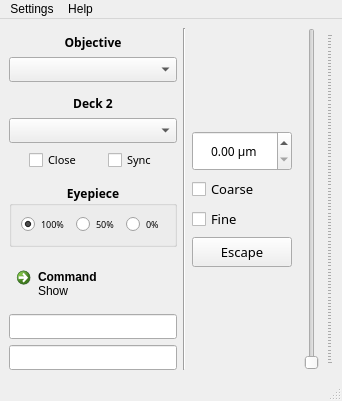
<?xml version="1.0" encoding="UTF-8"?>
<ui version="4.0">
 <class>MainWindow</class>
 <widget class="QMainWindow" name="MainWindow">
  <property name="geometry">
   <rect>
    <x>0</x>
    <y>0</y>
    <width>342</width>
    <height>401</height>
   </rect>
  </property>
  <property name="windowTitle">
   <string>MainWindow</string>
  </property>
  <widget class="QWidget" name="centralwidget">
   <layout class="QHBoxLayout" name="horizontalLayout_2">
    <item>
     <layout class="QVBoxLayout" name="verticalLayout_4">
      <item>
       <spacer name="verticalSpacer">
        <property name="orientation">
         <enum>Qt::Vertical</enum>
        </property>
        <property name="sizeHint" stdset="0">
         <size>
          <width>20</width>
          <height>40</height>
         </size>
        </property>
       </spacer>
      </item>
      <item>
       <widget class="QLabel" name="objLabel">
        <property name="font">
         <font>
          <family>微软雅黑</family>
          <pointsize>9</pointsize>
          <weight>75</weight>
          <bold>true</bold>
         </font>
        </property>
        <property name="text">
         <string>Objective</string>
        </property>
        <property name="alignment">
         <set>Qt::AlignCenter</set>
        </property>
       </widget>
      </item>
      <item>
       <widget class="QComboBox" name="objSelection">
        <property name="sizePolicy">
         <sizepolicy hsizetype="MinimumExpanding" vsizetype="Fixed">
          <horstretch>0</horstretch>
          <verstretch>0</verstretch>
         </sizepolicy>
        </property>
        <property name="minimumSize">
         <size>
          <width>130</width>
          <height>0</height>
         </size>
        </property>
        <property name="font">
         <font>
          <family>微软雅黑</family>
         </font>
        </property>
       </widget>
      </item>
      <item>
       <spacer name="verticalSpacer_3">
        <property name="orientation">
         <enum>Qt::Vertical</enum>
        </property>
        <property name="sizeHint" stdset="0">
         <size>
          <width>20</width>
          <height>40</height>
         </size>
        </property>
       </spacer>
      </item>
      <item>
       <widget class="QLabel" name="deckLabel">
        <property name="font">
         <font>
          <family>微软雅黑</family>
          <pointsize>9</pointsize>
          <weight>75</weight>
          <bold>true</bold>
         </font>
        </property>
        <property name="text">
         <string>Deck 2</string>
        </property>
        <property name="alignment">
         <set>Qt::AlignCenter</set>
        </property>
       </widget>
      </item>
      <item>
       <layout class="QVBoxLayout" name="verticalLayout_3">
        <item>
         <widget class="QComboBox" name="deckSelection">
          <property name="sizePolicy">
           <sizepolicy hsizetype="MinimumExpanding" vsizetype="Fixed">
            <horstretch>0</horstretch>
            <verstretch>0</verstretch>
           </sizepolicy>
          </property>
          <property name="minimumSize">
           <size>
            <width>130</width>
            <height>0</height>
           </size>
          </property>
          <property name="font">
           <font>
            <family>微软雅黑</family>
           </font>
          </property>
         </widget>
        </item>
        <item>
         <layout class="QHBoxLayout" name="horizontalLayout">
          <item>
           <spacer name="horizontalSpacer_4">
            <property name="orientation">
             <enum>Qt::Horizontal</enum>
            </property>
            <property name="sizeType">
             <enum>QSizePolicy::MinimumExpanding</enum>
            </property>
            <property name="sizeHint" stdset="0">
             <size>
              <width>0</width>
              <height>20</height>
             </size>
            </property>
           </spacer>
          </item>
          <item>
           <widget class="QCheckBox" name="shutterBox">
            <property name="font">
             <font>
              <family>微软雅黑</family>
              <pointsize>8</pointsize>
             </font>
            </property>
            <property name="text">
             <string>Close</string>
            </property>
           </widget>
          </item>
          <item>
           <spacer name="horizontalSpacer">
            <property name="orientation">
             <enum>Qt::Horizontal</enum>
            </property>
            <property name="sizeType">
             <enum>QSizePolicy::MinimumExpanding</enum>
            </property>
            <property name="sizeHint" stdset="0">
             <size>
              <width>0</width>
              <height>20</height>
             </size>
            </property>
           </spacer>
          </item>
          <item>
           <widget class="QCheckBox" name="syncBox">
            <property name="font">
             <font>
              <family>微软雅黑</family>
              <pointsize>8</pointsize>
             </font>
            </property>
            <property name="text">
             <string>Sync</string>
            </property>
           </widget>
          </item>
          <item>
           <spacer name="horizontalSpacer_5">
            <property name="orientation">
             <enum>Qt::Horizontal</enum>
            </property>
            <property name="sizeType">
             <enum>QSizePolicy::MinimumExpanding</enum>
            </property>
            <property name="sizeHint" stdset="0">
             <size>
              <width>0</width>
              <height>20</height>
             </size>
            </property>
           </spacer>
          </item>
         </layout>
        </item>
       </layout>
      </item>
      <item>
       <spacer name="verticalSpacer_2">
        <property name="orientation">
         <enum>Qt::Vertical</enum>
        </property>
        <property name="sizeHint" stdset="0">
         <size>
          <width>20</width>
          <height>40</height>
         </size>
        </property>
       </spacer>
      </item>
      <item>
       <widget class="QGroupBox" name="eyeBox">
        <property name="enabled">
         <bool>true</bool>
        </property>
        <property name="sizePolicy">
         <sizepolicy hsizetype="MinimumExpanding" vsizetype="MinimumExpanding">
          <horstretch>0</horstretch>
          <verstretch>0</verstretch>
         </sizepolicy>
        </property>
        <property name="minimumSize">
         <size>
          <width>150</width>
          <height>0</height>
         </size>
        </property>
        <property name="font">
         <font>
          <family>微软雅黑</family>
          <pointsize>9</pointsize>
          <weight>75</weight>
          <bold>true</bold>
         </font>
        </property>
        <property name="title">
         <string>Eyepiece</string>
        </property>
        <property name="alignment">
         <set>Qt::AlignCenter</set>
        </property>
        <layout class="QHBoxLayout" name="horizontalLayout_3">
         <item>
          <spacer name="horizontalSpacer_2">
           <property name="orientation">
            <enum>Qt::Horizontal</enum>
           </property>
           <property name="sizeType">
            <enum>QSizePolicy::MinimumExpanding</enum>
           </property>
           <property name="sizeHint" stdset="0">
            <size>
             <width>0</width>
             <height>20</height>
            </size>
           </property>
          </spacer>
         </item>
         <item>
          <widget class="QRadioButton" name="eye100">
           <property name="minimumSize">
            <size>
             <width>45</width>
             <height>0</height>
            </size>
           </property>
           <property name="font">
            <font>
             <family>微软雅黑</family>
             <pointsize>7</pointsize>
             <weight>50</weight>
             <bold>false</bold>
            </font>
           </property>
           <property name="text">
            <string>100%</string>
           </property>
           <property name="iconSize">
            <size>
             <width>0</width>
             <height>0</height>
            </size>
           </property>
           <property name="checked">
            <bool>true</bool>
           </property>
          </widget>
         </item>
         <item>
          <widget class="QRadioButton" name="eye50">
           <property name="font">
            <font>
             <family>微软雅黑</family>
             <pointsize>7</pointsize>
             <weight>50</weight>
             <bold>false</bold>
            </font>
           </property>
           <property name="text">
            <string>50%</string>
           </property>
          </widget>
         </item>
         <item>
          <widget class="QRadioButton" name="eye0">
           <property name="font">
            <font>
             <family>微软雅黑</family>
             <pointsize>7</pointsize>
             <weight>50</weight>
             <bold>false</bold>
            </font>
           </property>
           <property name="text">
            <string>0%</string>
           </property>
          </widget>
         </item>
         <item>
          <spacer name="horizontalSpacer_3">
           <property name="orientation">
            <enum>Qt::Horizontal</enum>
           </property>
           <property name="sizeType">
            <enum>QSizePolicy::MinimumExpanding</enum>
           </property>
           <property name="sizeHint" stdset="0">
            <size>
             <width>0</width>
             <height>20</height>
            </size>
           </property>
          </spacer>
         </item>
        </layout>
       </widget>
      </item>
      <item>
       <spacer name="verticalSpacer_13">
        <property name="orientation">
         <enum>Qt::Vertical</enum>
        </property>
        <property name="sizeHint" stdset="0">
         <size>
          <width>20</width>
          <height>40</height>
         </size>
        </property>
       </spacer>
      </item>
      <item>
       <layout class="QVBoxLayout" name="verticalLayout">
        <item>
         <widget class="QCommandLinkButton" name="cmdBtn">
          <property name="sizePolicy">
           <sizepolicy hsizetype="Expanding" vsizetype="Preferred">
            <horstretch>0</horstretch>
            <verstretch>0</verstretch>
           </sizepolicy>
          </property>
          <property name="minimumSize">
           <size>
            <width>0</width>
            <height>45</height>
           </size>
          </property>
          <property name="text">
           <string>Command</string>
          </property>
          <property name="description">
           <string>Show</string>
          </property>
         </widget>
        </item>
        <item>
         <widget class="QLineEdit" name="lineCmd">
          <property name="font">
           <font>
            <family>微软雅黑</family>
           </font>
          </property>
          <property name="whatsThis">
           <string>&lt;html&gt;&lt;head/&gt;&lt;body&gt;&lt;p&gt;Input command here.&lt;/p&gt;&lt;/body&gt;&lt;/html&gt;</string>
          </property>
         </widget>
        </item>
        <item>
         <widget class="QLineEdit" name="lineRsp">
          <property name="font">
           <font>
            <family>微软雅黑</family>
           </font>
          </property>
          <property name="whatsThis">
           <string>&lt;html&gt;&lt;head/&gt;&lt;body&gt;&lt;p&gt;Response&lt;/p&gt;&lt;/body&gt;&lt;/html&gt;</string>
          </property>
          <property name="readOnly">
           <bool>true</bool>
          </property>
         </widget>
        </item>
       </layout>
      </item>
     </layout>
    </item>
    <item>
     <widget class="Line" name="line">
      <property name="orientation">
       <enum>Qt::Vertical</enum>
      </property>
     </widget>
    </item>
    <item>
     <layout class="QHBoxLayout" name="horizontalLayout_6">
      <item>
       <layout class="QVBoxLayout" name="verticalLayout_2">
        <item>
         <spacer name="verticalSpacer_12">
          <property name="orientation">
           <enum>Qt::Vertical</enum>
          </property>
          <property name="sizeHint" stdset="0">
           <size>
            <width>20</width>
            <height>40</height>
           </size>
          </property>
         </spacer>
        </item>
        <item>
         <widget class="QDoubleSpinBox" name="zValue">
          <property name="sizePolicy">
           <sizepolicy hsizetype="MinimumExpanding" vsizetype="Fixed">
            <horstretch>0</horstretch>
            <verstretch>0</verstretch>
           </sizepolicy>
          </property>
          <property name="minimumSize">
           <size>
            <width>100</width>
            <height>40</height>
           </size>
          </property>
          <property name="font">
           <font>
            <family>微软雅黑</family>
            <pointsize>9</pointsize>
            <weight>50</weight>
            <bold>false</bold>
           </font>
          </property>
          <property name="alignment">
           <set>Qt::AlignCenter</set>
          </property>
          <property name="buttonSymbols">
           <enum>QAbstractSpinBox::UpDownArrows</enum>
          </property>
          <property name="keyboardTracking">
           <bool>false</bool>
          </property>
          <property name="suffix">
           <string> μm</string>
          </property>
          <property name="maximum">
           <double>10500.000000000000000</double>
          </property>
          <property name="singleStep">
           <double>0.100000000000000</double>
          </property>
          <property name="stepType">
           <enum>QAbstractSpinBox::DefaultStepType</enum>
          </property>
          <property name="value">
           <double>0.000000000000000</double>
          </property>
         </widget>
        </item>
        <item>
         <widget class="QCheckBox" name="coarseBox">
          <property name="sizePolicy">
           <sizepolicy hsizetype="MinimumExpanding" vsizetype="Fixed">
            <horstretch>0</horstretch>
            <verstretch>0</verstretch>
           </sizepolicy>
          </property>
          <property name="font">
           <font>
            <family>微软雅黑</family>
            <pointsize>10</pointsize>
            <italic>false</italic>
           </font>
          </property>
          <property name="text">
           <string>Coarse</string>
          </property>
         </widget>
        </item>
        <item>
         <widget class="QCheckBox" name="fineBox">
          <property name="sizePolicy">
           <sizepolicy hsizetype="MinimumExpanding" vsizetype="Fixed">
            <horstretch>0</horstretch>
            <verstretch>0</verstretch>
           </sizepolicy>
          </property>
          <property name="font">
           <font>
            <family>微软雅黑</family>
            <pointsize>10</pointsize>
           </font>
          </property>
          <property name="text">
           <string>Fine</string>
          </property>
         </widget>
        </item>
        <item>
         <widget class="QPushButton" name="escapeBtn">
          <property name="sizePolicy">
           <sizepolicy hsizetype="MinimumExpanding" vsizetype="Fixed">
            <horstretch>0</horstretch>
            <verstretch>0</verstretch>
           </sizepolicy>
          </property>
          <property name="minimumSize">
           <size>
            <width>0</width>
            <height>30</height>
           </size>
          </property>
          <property name="font">
           <font>
            <family>微软雅黑</family>
            <pointsize>10</pointsize>
            <weight>50</weight>
            <bold>false</bold>
           </font>
          </property>
          <property name="text">
           <string>Escape</string>
          </property>
          <property name="checkable">
           <bool>true</bool>
          </property>
         </widget>
        </item>
        <item>
         <spacer name="verticalSpacer_7">
          <property name="orientation">
           <enum>Qt::Vertical</enum>
          </property>
          <property name="sizeHint" stdset="0">
           <size>
            <width>20</width>
            <height>40</height>
           </size>
          </property>
         </spacer>
        </item>
       </layout>
      </item>
      <item>
       <widget class="QSlider" name="zSlider">
        <property name="sizePolicy">
         <sizepolicy hsizetype="Expanding" vsizetype="Expanding">
          <horstretch>0</horstretch>
          <verstretch>0</verstretch>
         </sizepolicy>
        </property>
        <property name="minimumSize">
         <size>
          <width>20</width>
          <height>0</height>
         </size>
        </property>
        <property name="maximumSize">
         <size>
          <width>40</width>
          <height>16777215</height>
         </size>
        </property>
        <property name="font">
         <font>
          <family>微软雅黑</family>
          <pointsize>11</pointsize>
          <weight>75</weight>
          <bold>true</bold>
         </font>
        </property>
        <property name="autoFillBackground">
         <bool>true</bool>
        </property>
        <property name="styleSheet">
         <string notr="true"/>
        </property>
        <property name="maximum">
         <number>10500</number>
        </property>
        <property name="value">
         <number>0</number>
        </property>
        <property name="sliderPosition">
         <number>0</number>
        </property>
        <property name="orientation">
         <enum>Qt::Vertical</enum>
        </property>
        <property name="invertedAppearance">
         <bool>false</bool>
        </property>
        <property name="invertedControls">
         <bool>false</bool>
        </property>
        <property name="tickPosition">
         <enum>QSlider::TicksBelow</enum>
        </property>
        <property name="tickInterval">
         <number>100</number>
        </property>
       </widget>
      </item>
     </layout>
    </item>
   </layout>
  </widget>
  <widget class="QStatusBar" name="statusbar"/>
  <widget class="QMenuBar" name="menuBar">
   <property name="geometry">
    <rect>
     <x>0</x>
     <y>0</y>
     <width>342</width>
     <height>21</height>
    </rect>
   </property>
   <widget class="QMenu" name="menuHelp">
    <property name="title">
     <string>Help</string>
    </property>
    <addaction name="actionAbout"/>
    <addaction name="separator"/>
    <addaction name="actionAboutQt"/>
    <addaction name="actionAbout_IX83"/>
   </widget>
   <widget class="QMenu" name="menuSettings">
    <property name="title">
     <string>Settings</string>
    </property>
    <addaction name="actionFocus"/>
    <addaction name="separator"/>
    <addaction name="actionStay_on_Top"/>
    <addaction name="actionLED"/>
   </widget>
   <addaction name="menuSettings"/>
   <addaction name="menuHelp"/>
  </widget>
  <action name="actionAbout">
   <property name="text">
    <string>About</string>
   </property>
  </action>
  <action name="actionAboutQt">
   <property name="text">
    <string>About Qt</string>
   </property>
  </action>
  <action name="actionAbout_IX83">
   <property name="text">
    <string>About IX83</string>
   </property>
  </action>
  <action name="actionFocus">
   <property name="text">
    <string>Focus</string>
   </property>
  </action>
  <action name="actionStay_on_Top">
   <property name="checkable">
    <bool>true</bool>
   </property>
   <property name="checked">
    <bool>false</bool>
   </property>
   <property name="text">
    <string>Stay on Top</string>
   </property>
  </action>
  <action name="actionLED">
   <property name="checkable">
    <bool>true</bool>
   </property>
   <property name="checked">
    <bool>true</bool>
   </property>
   <property name="text">
    <string>LED</string>
   </property>
  </action>
 </widget>
 <tabstops>
  <tabstop>objSelection</tabstop>
  <tabstop>deckSelection</tabstop>
  <tabstop>shutterBox</tabstop>
  <tabstop>syncBox</tabstop>
  <tabstop>eye100</tabstop>
  <tabstop>eye50</tabstop>
  <tabstop>lineCmd</tabstop>
  <tabstop>lineRsp</tabstop>
  <tabstop>zValue</tabstop>
  <tabstop>coarseBox</tabstop>
  <tabstop>fineBox</tabstop>
  <tabstop>zSlider</tabstop>
 </tabstops>
 <resources/>
 <connections/>
</ui>
